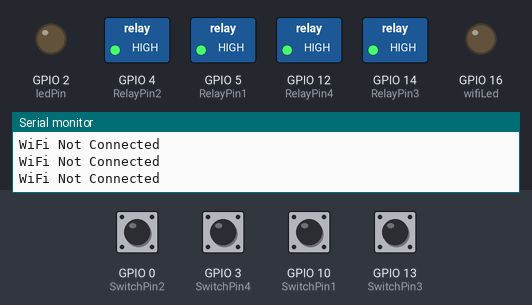
This sketch was run on a simulated ESP8266 (NodeMCU). Parts: switched loads named in the sketch (green lamp = pin HIGH), output pins drawn as LEDs (lit = HIGH), the last lines printed to the serial monitor. Dashed ring = blinking. Inputs (shaded band) come from the test bench; at power-on: GPIO 0 (SwitchPin2), GPIO 3 (SwitchPin4), GPIO 10 (SwitchPin1), GPIO 13 (SwitchPin3) HIGH. WiFi joins after 1.5 s; servers stay silent unless stated.

Above: at 1.2 s.
1.3 s: GPIO 0 (SwitchPin2) pulled LOW for 1 s
At 3.4 s:
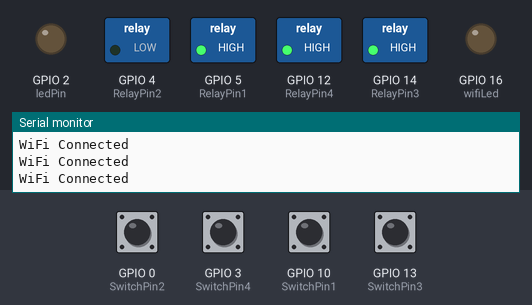
3.9 s: GPIO 3 (SwitchPin4) pulled LOW for 1 s
At 4.26 s:
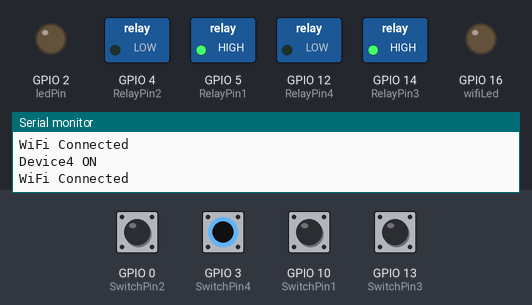
6.5 s: GPIO 13 (SwitchPin3) pulled LOW for 1 s
At 7.16 s:
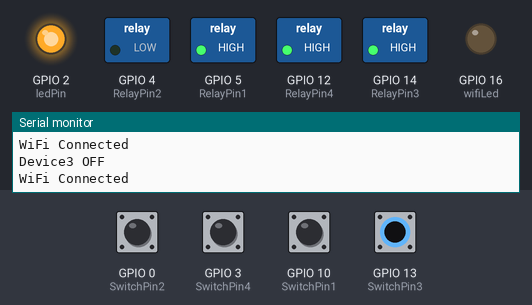
9.5 s: GPIO 10 (SwitchPin1) pulled LOW for 0.15 s
At 10.3 s:
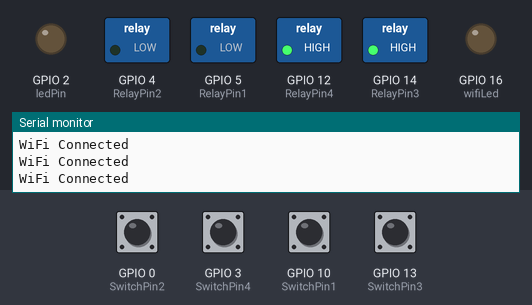
11.2 s: GPIO 0 (SwitchPin2) pulled LOW for 0.15 s
At 12.6 s:
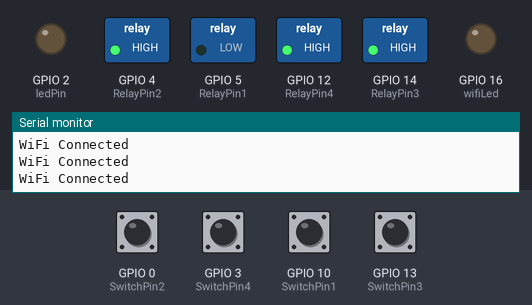
12.9 s: GPIO 3 (SwitchPin4) pulled LOW for 0.15 s
At 14.1 s:
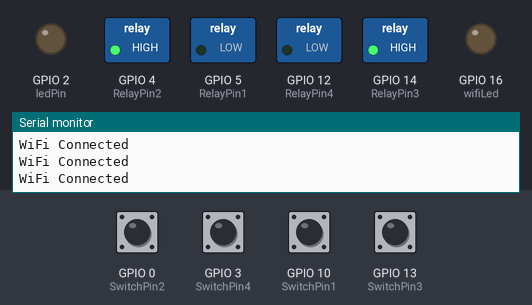
Timing chart, 0 to 15.6 s (numbered marks = the images above; inputs shaded):
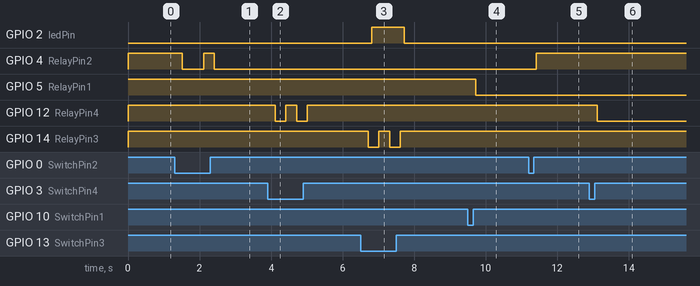

Measured:
- after the input at 1.3 s, GPIO 4 (RelayPin2): HIGH → LOW after 0.21 s, → HIGH 0.60 s later, → LOW 0.30 s later
- after the input at 3.9 s, GPIO 12 (RelayPin4): alternates HIGH for 0.30 s and LOW for 0.30 s, 4 changes in all, then stays HIGH, starting after 0.21 s
- after the input at 6.5 s, GPIO 2 (ledPin): LOW → HIGH after 0.31 s, → LOW 0.90 s later; GPIO 14 (RelayPin3): alternates HIGH for 0.30 s and LOW for 0.30 s, 4 changes in all, then stays HIGH, starting after 0.21 s
- after the input at 9.5 s, GPIO 5 (RelayPin1): HIGH → LOW after 0.22 s
- after the input at 11.2 s, GPIO 4 (RelayPin2): LOW → HIGH after 0.22 s
- after the input at 12.9 s, GPIO 12 (RelayPin4): HIGH → LOW after 0.22 s

The sketch:

code.ino
```cpp
//#define BLYNK_PRINT Serial
#include <BlynkSimpleEsp8266.h>

// define the GPIO connected with Relays and switches
#define RelayPin1 5  //D1
#define RelayPin2 4  //D2
#define RelayPin3 14 //D5
#define RelayPin4 12 //D6

#define SwitchPin1 10  //SD3
#define SwitchPin2 0   //D3
#define SwitchPin3 13  //D7
#define SwitchPin4 3   //RX

#define wifiLed   16   //D0

#define VPIN_BUTTON_1    V1
#define VPIN_BUTTON_2    V2
#define VPIN_BUTTON_3    V3
#define VPIN_BUTTON_4    V4


const int trigP = 2;  //D4 Or GPIO-2 of nodemcu
const int echoP = 0;  //D3 Or GPIO-0 of nodemcu
long duration;
int distance;


int toggleState_1 = 1; //Define integer to remember the toggle state for relay 1
int toggleState_2 = 1; //Define integer to remember the toggle state for relay 2
int toggleState_3 = 1; //Define integer to remember the toggle state for relay 3
int toggleState_4 = 1; //Define integer to remember the toggle state for relay 4

int wifiFlag = 0;

#define AUTH "udYvCtHKdYOJSoDnRmf06nF1R9KNKugm"                 // You should get Auth Token in the Blynk App.
#define WIFI_SSID "ONEPLUS7T"             //Enter Wifi Name
#define WIFI_PASS "77vsk7tarun77"         //Enter wifi Password

BlynkTimer timer;

void relayOnOff(int relay){

    switch(relay){
      case 1:
             if(toggleState_1 == 1){
              digitalWrite(RelayPin1, LOW); // turn on relay 1
              toggleState_1 = 0;
              Serial.println("Device1 ON");
              }
             else{
              digitalWrite(RelayPin1, HIGH); // turn off relay 1
              toggleState_1 = 1;
              Serial.println("Device1 OFF");
              }
             delay(100);
      break;
      case 2:
             if(toggleState_2 == 1){
              digitalWrite(RelayPin2, LOW); // turn on relay 2
              toggleState_2 = 0;
              Serial.println("Device2 ON");
              }
             else{
              digitalWrite(RelayPin2, HIGH); // turn off relay 2
              toggleState_2 = 1;
              Serial.println("Device2 OFF");
              }
             delay(100);
      break;
      case 3:
             if(toggleState_3 == 1){
              digitalWrite(RelayPin3, LOW); // turn on relay 3
              toggleState_3 = 0;
              Serial.println("Device3 ON");
              }
             else{
              digitalWrite(RelayPin3, HIGH); // turn off relay 3
              toggleState_3 = 1;
              Serial.println("Device3 OFF");
              }
             delay(100);
      break;
      case 4:
             if(toggleState_4 == 1){
              digitalWrite(RelayPin4, LOW); // turn on relay 4
              toggleState_4 = 0;
              Serial.println("Device4 ON");
              }
             else{
              digitalWrite(RelayPin4, HIGH); // turn off relay 4
              toggleState_4 = 1;
              Serial.println("Device4 OFF");
              }
             delay(100);
      break;
      default : break;
      }

}

void with_internet(){
    //Manual Switch Control
    if (digitalRead(SwitchPin1) == LOW){
      delay(200);
      relayOnOff(1);
      Blynk.virtualWrite(VPIN_BUTTON_1, toggleState_1);   // Update Button Widget
    }
    else if (digitalRead(SwitchPin2) == LOW){
      delay(200);
      relayOnOff(2);
      Blynk.virtualWrite(VPIN_BUTTON_2, toggleState_2);   // Update Button Widget
    }
    else if (digitalRead(SwitchPin3) == LOW){
      delay(200);
      relayOnOff(3);
      Blynk.virtualWrite(VPIN_BUTTON_3, toggleState_3);   // Update Button Widget
    }
    else if (digitalRead(SwitchPin4) == LOW){
      delay(200);
      relayOnOff(4);
      Blynk.virtualWrite(VPIN_BUTTON_4, toggleState_4);   // Update Button Widget
    }
}
void without_internet(){
    //Manual Switch Control
    if (digitalRead(SwitchPin1) == LOW){
      delay(200);
      relayOnOff(1);
    }
    else if (digitalRead(SwitchPin2) == LOW){
      delay(200);
      relayOnOff(2);
    }
    else if (digitalRead(SwitchPin3) == LOW){
      delay(200);
      relayOnOff(3);
    }
    else if (digitalRead(SwitchPin4) == LOW){
      delay(200);
      relayOnOff(4);
    }
}

BLYNK_CONNECTED() {
  // Request the latest state from the server
  Blynk.syncVirtual(VPIN_BUTTON_1);
  Blynk.syncVirtual(VPIN_BUTTON_2);
  Blynk.syncVirtual(VPIN_BUTTON_3);
  Blynk.syncVirtual(VPIN_BUTTON_4);
}

// When App button is pushed - switch the state

BLYNK_WRITE(VPIN_BUTTON_1) {
  toggleState_1 = param.asInt();
  digitalWrite(RelayPin1, toggleState_1);
}

BLYNK_WRITE(VPIN_BUTTON_2) {
  toggleState_2 = param.asInt();
  digitalWrite(RelayPin2, toggleState_2);
}

BLYNK_WRITE(VPIN_BUTTON_3) {
  toggleState_3 = param.asInt();
  digitalWrite(RelayPin3, toggleState_3);
}

BLYNK_WRITE(VPIN_BUTTON_4) {
  toggleState_4 = param.asInt();
  digitalWrite(RelayPin4, toggleState_4);
}


void checkBlynkStatus() { // called every 3 seconds by SimpleTimer

  bool isconnected = Blynk.connected();
  if (isconnected == false) {
    wifiFlag = 1;
    digitalWrite(wifiLed, HIGH); //Turn off WiFi LED
  }
  if (isconnected == true) {
    wifiFlag = 0;
    digitalWrite(wifiLed, LOW); //Turn on WiFi LED
  }
}

int ledPin = 2; // choose pin for the LED
int inputPin = 13; // choose input pin (for Infrared sensor)
int val = 0; // variable for reading the pin status

void setup()
{
  Serial.begin(9600);

   pinMode(ledPin, OUTPUT); // declare LED as output
   pinMode(inputPin, INPUT); // declare Infrared sensor as input

  pinMode(RelayPin1, OUTPUT);
  pinMode(RelayPin2, OUTPUT);
  pinMode(RelayPin3, OUTPUT);
  pinMode(RelayPin4, OUTPUT);

  pinMode(wifiLed, OUTPUT);

  pinMode(SwitchPin1, INPUT_PULLUP);
  pinMode(SwitchPin2, INPUT_PULLUP);
  pinMode(SwitchPin3, INPUT_PULLUP);
  pinMode(SwitchPin4, INPUT_PULLUP);


  //During Starting all Relays should TURN OFF
  digitalWrite(RelayPin1, toggleState_1);
  digitalWrite(RelayPin2, toggleState_2);
  digitalWrite(RelayPin3, toggleState_3);
  digitalWrite(RelayPin4, toggleState_4);

  WiFi.begin(WIFI_SSID, WIFI_PASS);
  timer.setInterval(3000L, checkBlynkStatus); // check if Blynk server is connected every 3 seconds
  Blynk.config(AUTH);
}

void loop()
{
  if (WiFi.status() != WL_CONNECTED)
  {
    Serial.println("WiFi Not Connected");
  }
  else
  {
    Serial.println("WiFi Connected");
    Blynk.run();
  }

  timer.run(); // Initiates SimpleTimer
  if (wifiFlag == 0)
    with_internet();
  else
    without_internet();
  val = digitalRead(inputPin); // read input value
   if (val == HIGH)
   { // check if the input is HIGH
      digitalWrite(ledPin, LOW); // turn LED OFF
   }
   else
   {
      digitalWrite(ledPin, HIGH); // turn LED ON
   }

}
```
